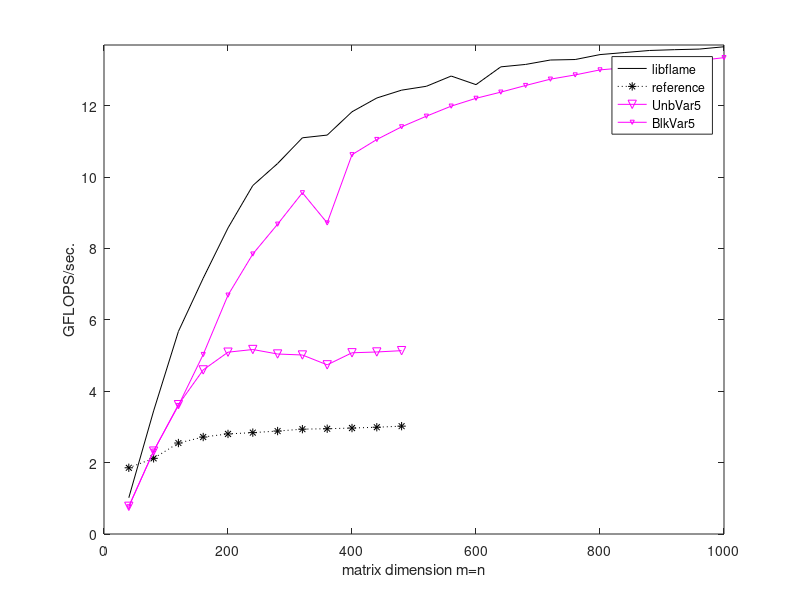

MATLAB code for this plot: (Note: this script raises an error after producing the figure.)
% number of repeats:% 2
% enter max GFLOPS:% 11.200000
% enter nb_alg:% 128
% enter nfirst, nlast, ninc, nlast_unb:% 40 1000 40 500
data_REF( 1, 1:2 ) = [ 40 1.855072e+00 ];
data_FLAME( 1, 1:2 ) = [ 40 1.015873e+00 ];
data_unb_var1( 1, 1:3 ) = [ 40 1.939394e+00  0.000000e+00];
data_blk_var1( 1, 1:3 ) = [ 40 1.939394e+00  0.000000e+00];
data_unb_var2( 1, 1:3 ) = [ 40 1.939394e+00  0.000000e+00];
data_blk_var2( 1, 1:3 ) = [ 40 1.855072e+00  0.000000e+00];
data_unb_var3( 1, 1:3 ) = [ 40 1.939394e+00  0.000000e+00];
data_blk_var3( 1, 1:3 ) = [ 40 1.855072e+00  0.000000e+00];
data_unb_var4( 1, 1:3 ) = [ 40 1.939394e+00  0.000000e+00];
data_blk_var4( 1, 1:3 ) = [ 40 1.939394e+00  0.000000e+00];
data_unb_var5( 1, 1:3 ) = [ 40 7.757576e-01  1.110223e-16];
data_blk_var5( 1, 1:3 ) = [ 40 7.619048e-01  1.110223e-16];

data_REF( 2, 1:2 ) = [ 80 2.120083e+00 ];
data_FLAME( 2, 1:2 ) = [ 80 3.447811e+00 ];
data_unb_var1( 2, 1:3 ) = [ 80 2.306306e+00  0.000000e+00];
data_blk_var1( 2, 1:3 ) = [ 80 2.290828e+00  0.000000e+00];
data_unb_var2( 2, 1:3 ) = [ 80 2.290828e+00  0.000000e+00];
data_blk_var2( 2, 1:3 ) = [ 80 2.290828e+00  0.000000e+00];
data_unb_var3( 2, 1:3 ) = [ 80 2.290828e+00  0.000000e+00];
data_blk_var3( 2, 1:3 ) = [ 80 2.306306e+00  0.000000e+00];
data_unb_var4( 2, 1:3 ) = [ 80 2.290828e+00  0.000000e+00];
data_blk_var4( 2, 1:3 ) = [ 80 2.290828e+00  0.000000e+00];
data_unb_var5( 2, 1:3 ) = [ 80 2.321995e+00  2.220446e-16];
data_blk_var5( 2, 1:3 ) = [ 80 2.321995e+00  2.220446e-16];

data_REF( 3, 1:2 ) = [ 120 2.548673e+00 ];
data_FLAME( 3, 1:2 ) = [ 120 5.674877e+00 ];
data_unb_var1( 3, 1:3 ) = [ 120 2.548673e+00  0.000000e+00];
data_blk_var1( 3, 1:3 ) = [ 120 2.548673e+00  0.000000e+00];
data_unb_var2( 3, 1:3 ) = [ 120 2.548673e+00  0.000000e+00];
data_blk_var2( 3, 1:3 ) = [ 120 2.548673e+00  0.000000e+00];
data_unb_var3( 3, 1:3 ) = [ 120 2.554324e+00  0.000000e+00];
data_blk_var3( 3, 1:3 ) = [ 120 2.548673e+00  0.000000e+00];
data_unb_var4( 3, 1:3 ) = [ 120 2.482759e+00  0.000000e+00];
data_blk_var4( 3, 1:3 ) = [ 120 2.482759e+00  0.000000e+00];
data_unb_var5( 3, 1:3 ) = [ 120 3.622642e+00  2.220446e-16];
data_blk_var5( 3, 1:3 ) = [ 120 3.600000e+00  2.220446e-16];

data_REF( 4, 1:2 ) = [ 160 2.717081e+00 ];
data_FLAME( 4, 1:2 ) = [ 160 7.167104e+00 ];
data_unb_var1( 4, 1:3 ) = [ 160 2.719788e+00  0.000000e+00];
data_blk_var1( 4, 1:3 ) = [ 160 2.719788e+00  0.000000e+00];
data_unb_var2( 4, 1:3 ) = [ 160 2.719788e+00  0.000000e+00];
data_blk_var2( 4, 1:3 ) = [ 160 2.719788e+00  0.000000e+00];
data_unb_var3( 4, 1:3 ) = [ 160 2.719788e+00  0.000000e+00];
data_blk_var3( 4, 1:3 ) = [ 160 2.719788e+00  0.000000e+00];
data_unb_var4( 4, 1:3 ) = [ 160 2.719788e+00  0.000000e+00];
data_blk_var4( 4, 1:3 ) = [ 160 2.648561e+00  0.000000e+00];
data_unb_var5( 4, 1:3 ) = [ 160 4.597082e+00  2.220446e-16];
data_blk_var5( 4, 1:3 ) = [ 160 5.028852e+00  1.705303e-13];

data_REF( 5, 1:2 ) = [ 200 2.804066e+00 ];
data_FLAME( 5, 1:2 ) = [ 200 8.574491e+00 ];
data_unb_var1( 5, 1:3 ) = [ 200 2.729444e+00  0.000000e+00];
data_blk_var1( 5, 1:3 ) = [ 200 2.802592e+00  0.000000e+00];
data_unb_var2( 5, 1:3 ) = [ 200 2.767687e+00  0.000000e+00];
data_blk_var2( 5, 1:3 ) = [ 200 2.728048e+00  0.000000e+00];
data_unb_var3( 5, 1:3 ) = [ 200 2.802592e+00  0.000000e+00];
data_blk_var3( 5, 1:3 ) = [ 200 2.769124e+00  0.000000e+00];
data_unb_var4( 5, 1:3 ) = [ 200 2.802592e+00  0.000000e+00];
data_blk_var4( 5, 1:3 ) = [ 200 2.801120e+00  0.000000e+00];
data_unb_var5( 5, 1:3 ) = [ 200 5.093919e+00  2.220446e-16];
data_blk_var5( 5, 1:3 ) = [ 200 6.691761e+00  2.557954e-13];

data_REF( 6, 1:2 ) = [ 240 2.840062e+00 ];
data_FLAME( 6, 1:2 ) = [ 240 9.762712e+00 ];
data_unb_var1( 6, 1:3 ) = [ 240 2.841813e+00  0.000000e+00];
data_blk_var1( 6, 1:3 ) = [ 240 2.840062e+00  0.000000e+00];
data_unb_var2( 6, 1:3 ) = [ 240 2.858561e+00  0.000000e+00];
data_blk_var2( 6, 1:3 ) = [ 240 2.853251e+00  0.000000e+00];
data_unb_var3( 6, 1:3 ) = [ 240 2.708199e+00  0.000000e+00];
data_blk_var3( 6, 1:3 ) = [ 240 2.858561e+00  0.000000e+00];
data_unb_var4( 6, 1:3 ) = [ 240 2.855903e+00  0.000000e+00];
data_blk_var4( 6, 1:3 ) = [ 240 2.855903e+00  0.000000e+00];
data_unb_var5( 6, 1:3 ) = [ 240 5.168817e+00  4.440892e-16];
data_blk_var5( 6, 1:3 ) = [ 240 7.843404e+00  2.273737e-13];

data_REF( 7, 1:2 ) = [ 280 2.884246e+00 ];
data_FLAME( 7, 1:2 ) = [ 280 1.037920e+01 ];
data_unb_var1( 7, 1:3 ) = [ 280 2.888801e+00  0.000000e+00];
data_blk_var1( 7, 1:3 ) = [ 280 2.876876e+00  0.000000e+00];
data_unb_var2( 7, 1:3 ) = [ 280 2.858892e+00  0.000000e+00];
data_blk_var2( 7, 1:3 ) = [ 280 2.853874e+00  0.000000e+00];
data_unb_var3( 7, 1:3 ) = [ 280 2.811115e+00  0.000000e+00];
data_blk_var3( 7, 1:3 ) = [ 280 2.861687e+00  0.000000e+00];
data_unb_var4( 7, 1:3 ) = [ 280 2.874051e+00  0.000000e+00];
data_blk_var4( 7, 1:3 ) = [ 280 2.872359e+00  0.000000e+00];
data_unb_var5( 7, 1:3 ) = [ 280 5.042959e+00  3.330669e-16];
data_blk_var5( 7, 1:3 ) = [ 280 8.680111e+00  5.684342e-13];

data_REF( 8, 1:2 ) = [ 320 2.937385e+00 ];
data_FLAME( 8, 1:2 ) = [ 320 1.110027e+01 ];
data_unb_var1( 8, 1:3 ) = [ 320 2.938571e+00  0.000000e+00];
data_blk_var1( 8, 1:3 ) = [ 320 2.915821e+00  0.000000e+00];
data_unb_var2( 8, 1:3 ) = [ 320 2.920109e+00  0.000000e+00];
data_blk_var2( 8, 1:3 ) = [ 320 2.914654e+00  0.000000e+00];
data_unb_var3( 8, 1:3 ) = [ 320 2.913488e+00  0.000000e+00];
data_blk_var3( 8, 1:3 ) = [ 320 2.910771e+00  0.000000e+00];
data_unb_var4( 8, 1:3 ) = [ 320 2.899566e+00  0.000000e+00];
data_blk_var4( 8, 1:3 ) = [ 320 2.909995e+00  0.000000e+00];
data_unb_var5( 8, 1:3 ) = [ 320 5.014998e+00  2.220446e-16];
data_blk_var5( 8, 1:3 ) = [ 320 9.560321e+00  5.115908e-13];

data_REF( 9, 1:2 ) = [ 360 2.949085e+00 ];
data_FLAME( 9, 1:2 ) = [ 360 1.117643e+01 ];
data_unb_var1( 9, 1:3 ) = [ 360 2.858035e+00  0.000000e+00];
data_blk_var1( 9, 1:3 ) = [ 360 2.791349e+00  0.000000e+00];
data_unb_var2( 9, 1:3 ) = [ 360 2.774171e+00  0.000000e+00];
data_blk_var2( 9, 1:3 ) = [ 360 1.979004e+00  0.000000e+00];
data_unb_var3( 9, 1:3 ) = [ 360 2.802162e+00  0.000000e+00];
data_blk_var3( 9, 1:3 ) = [ 360 2.910997e+00  0.000000e+00];
data_unb_var4( 9, 1:3 ) = [ 360 2.787846e+00  0.000000e+00];
data_blk_var4( 9, 1:3 ) = [ 360 2.017775e+00  0.000000e+00];
data_unb_var5( 9, 1:3 ) = [ 360 4.739296e+00  2.220446e-16];
data_blk_var5( 9, 1:3 ) = [ 360 8.715046e+00  7.958079e-13];

data_REF( 10, 1:2 ) = [ 400 2.968529e+00 ];
data_FLAME( 10, 1:2 ) = [ 400 1.182885e+01 ];
data_unb_var1( 10, 1:3 ) = [ 400 2.955779e+00  0.000000e+00];
data_blk_var1( 10, 1:3 ) = [ 400 2.985562e+00  0.000000e+00];
data_unb_var2( 10, 1:3 ) = [ 400 2.974531e+00  0.000000e+00];
data_blk_var2( 10, 1:3 ) = [ 400 2.980765e+00  0.000000e+00];
data_unb_var3( 10, 1:3 ) = [ 400 2.959059e+00  0.000000e+00];
data_blk_var3( 10, 1:3 ) = [ 400 2.972044e+00  0.000000e+00];
data_unb_var4( 10, 1:3 ) = [ 400 2.982223e+00  0.000000e+00];
data_blk_var4( 10, 1:3 ) = [ 400 2.983266e+00  0.000000e+00];
data_unb_var5( 10, 1:3 ) = [ 400 5.076947e+00  3.330669e-16];
data_blk_var5( 10, 1:3 ) = [ 400 1.062682e+01  8.526513e-13];

data_REF( 11, 1:2 ) = [ 440 2.991431e+00 ];
data_FLAME( 11, 1:2 ) = [ 440 1.221539e+01 ];
data_unb_var1( 11, 1:3 ) = [ 440 3.001075e+00  0.000000e+00];
data_blk_var1( 11, 1:3 ) = [ 440 2.988598e+00  0.000000e+00];
data_unb_var2( 11, 1:3 ) = [ 440 2.988598e+00  0.000000e+00];
data_blk_var2( 11, 1:3 ) = [ 440 2.990171e+00  0.000000e+00];
data_unb_var3( 11, 1:3 ) = [ 440 2.977473e+00  0.000000e+00];
data_blk_var3( 11, 1:3 ) = [ 440 2.979191e+00  0.000000e+00];
data_unb_var4( 11, 1:3 ) = [ 440 2.996799e+00  0.000000e+00];
data_blk_var4( 11, 1:3 ) = [ 440 2.990014e+00  0.000000e+00];
data_unb_var5( 11, 1:3 ) = [ 440 5.099617e+00  4.440892e-16];
data_blk_var5( 11, 1:3 ) = [ 440 1.105281e+01  9.663381e-13];

data_REF( 12, 1:2 ) = [ 480 3.021639e+00 ];
data_FLAME( 12, 1:2 ) = [ 480 1.243515e+01 ];
data_unb_var1( 12, 1:3 ) = [ 480 3.025359e+00  0.000000e+00];
data_blk_var1( 12, 1:3 ) = [ 480 3.026353e+00  0.000000e+00];
data_unb_var2( 12, 1:3 ) = [ 480 3.029710e+00  0.000000e+00];
data_blk_var2( 12, 1:3 ) = [ 480 3.022135e+00  0.000000e+00];
data_unb_var3( 12, 1:3 ) = [ 480 3.026104e+00  0.000000e+00];
data_blk_var3( 12, 1:3 ) = [ 480 3.026353e+00  0.000000e+00];
data_unb_var4( 12, 1:3 ) = [ 480 3.029461e+00  0.000000e+00];
data_blk_var4( 12, 1:3 ) = [ 480 3.029710e+00  0.000000e+00];
data_unb_var5( 12, 1:3 ) = [ 480 5.136766e+00  3.330669e-16];
data_blk_var5( 12, 1:3 ) = [ 480 1.140771e+01  9.094947e-13];

data_FLAME( 13, 1:2 ) = [ 520 1.254365e+01 ];
data_blk_var1( 13, 1:3 ) = [ 520 3.026171e+00  5.210171e+02];
data_blk_var2( 13, 1:3 ) = [ 520 3.032338e+00  5.210171e+02];
data_blk_var3( 13, 1:3 ) = [ 520 3.030280e+00  5.210171e+02];
data_blk_var4( 13, 1:3 ) = [ 520 3.031161e+00  5.210171e+02];
data_blk_var5( 13, 1:3 ) = [ 520 1.170563e+01  5.210171e+02];

data_FLAME( 14, 1:2 ) = [ 560 1.283039e+01 ];
data_blk_var1( 14, 1:3 ) = [ 560 3.044370e+00  5.609837e+02];
data_blk_var2( 14, 1:3 ) = [ 560 3.046112e+00  5.609837e+02];
data_blk_var3( 14, 1:3 ) = [ 560 3.038365e+00  5.609837e+02];
data_blk_var4( 14, 1:3 ) = [ 560 3.045716e+00  5.609837e+02];
data_blk_var5( 14, 1:3 ) = [ 560 1.198703e+01  5.609837e+02];

data_FLAME( 15, 1:2 ) = [ 600 1.258961e+01 ];
data_blk_var1( 15, 1:3 ) = [ 600 3.032856e+00  6.010056e+02];
data_blk_var2( 15, 1:3 ) = [ 600 3.037847e+00  6.010056e+02];
data_blk_var3( 15, 1:3 ) = [ 600 3.038488e+00  6.010056e+02];
data_blk_var4( 15, 1:3 ) = [ 600 3.022543e+00  6.010056e+02];
data_blk_var5( 15, 1:3 ) = [ 600 1.220649e+01  6.010056e+02];

data_FLAME( 16, 1:2 ) = [ 640 1.308790e+01 ];
data_blk_var1( 16, 1:3 ) = [ 640 3.068003e+00  6.410072e+02];
data_blk_var2( 16, 1:3 ) = [ 640 3.066765e+00  6.410072e+02];
data_blk_var3( 16, 1:3 ) = [ 640 3.063325e+00  6.410072e+02];
data_blk_var4( 16, 1:3 ) = [ 640 3.064076e+00  6.410072e+02];
data_blk_var5( 16, 1:3 ) = [ 640 1.237959e+01  6.410072e+02];

data_FLAME( 17, 1:2 ) = [ 680 1.315560e+01 ];
data_blk_var1( 17, 1:3 ) = [ 680 3.046955e+00  6.810125e+02];
data_blk_var2( 17, 1:3 ) = [ 680 3.032014e+00  6.810125e+02];
data_blk_var3( 17, 1:3 ) = [ 680 3.043283e+00  6.810125e+02];
data_blk_var4( 17, 1:3 ) = [ 680 3.048151e+00  6.810125e+02];
data_blk_var5( 17, 1:3 ) = [ 680 1.256572e+01  6.810125e+02];

data_FLAME( 18, 1:2 ) = [ 720 1.327954e+01 ];
data_blk_var1( 18, 1:3 ) = [ 720 3.054315e+00  7.210002e+02];
data_blk_var2( 18, 1:3 ) = [ 720 3.047097e+00  7.210002e+02];
data_blk_var3( 18, 1:3 ) = [ 720 3.050384e+00  7.210002e+02];
data_blk_var4( 18, 1:3 ) = [ 720 3.052479e+00  7.210002e+02];
data_blk_var5( 18, 1:3 ) = [ 720 1.274297e+01  7.210002e+02];

data_FLAME( 19, 1:2 ) = [ 760 1.329324e+01 ];
data_blk_var1( 19, 1:3 ) = [ 760 3.051528e+00  7.610212e+02];
data_blk_var2( 19, 1:3 ) = [ 760 3.055223e+00  7.610212e+02];
data_blk_var3( 19, 1:3 ) = [ 760 3.054107e+00  7.610212e+02];
data_blk_var4( 19, 1:3 ) = [ 760 3.048032e+00  7.610212e+02];
data_blk_var5( 19, 1:3 ) = [ 760 1.286207e+01  7.610212e+02];

data_FLAME( 20, 1:2 ) = [ 800 1.343145e+01 ];
data_blk_var1( 20, 1:3 ) = [ 800 3.065299e+00  8.010214e+02];
data_blk_var2( 20, 1:3 ) = [ 800 3.065795e+00  8.010214e+02];
data_blk_var3( 20, 1:3 ) = [ 800 3.061945e+00  8.010214e+02];
data_blk_var4( 20, 1:3 ) = [ 800 3.062906e+00  8.010214e+02];
data_blk_var5( 20, 1:3 ) = [ 800 1.300317e+01  8.010214e+02];

data_FLAME( 21, 1:2 ) = [ 840 1.348955e+01 ];
data_blk_var1( 21, 1:3 ) = [ 840 3.050372e+00  8.410005e+02];
data_blk_var2( 21, 1:3 ) = [ 840 3.045693e+00  8.410005e+02];
data_blk_var3( 21, 1:3 ) = [ 840 3.038947e+00  8.410005e+02];
data_blk_var4( 21, 1:3 ) = [ 840 3.039344e+00  8.410005e+02];
data_blk_var5( 21, 1:3 ) = [ 840 1.306235e+01  8.410005e+02];

data_FLAME( 22, 1:2 ) = [ 880 1.354667e+01 ];
data_blk_var1( 22, 1:3 ) = [ 880 3.058617e+00  8.810103e+02];
data_blk_var2( 22, 1:3 ) = [ 880 3.055819e+00  8.810103e+02];
data_blk_var3( 22, 1:3 ) = [ 880 3.053539e+00  8.810103e+02];
data_blk_var4( 22, 1:3 ) = [ 880 3.056744e+00  8.810103e+02];
data_blk_var5( 22, 1:3 ) = [ 880 1.314378e+01  8.810103e+02];

data_FLAME( 23, 1:2 ) = [ 920 1.356907e+01 ];
data_blk_var1( 23, 1:3 ) = [ 920 3.001540e+00  9.210076e+02];
data_blk_var2( 23, 1:3 ) = [ 920 2.991749e+00  9.210076e+02];
data_blk_var3( 23, 1:3 ) = [ 920 3.007487e+00  9.210076e+02];
data_blk_var4( 23, 1:3 ) = [ 920 3.008202e+00  9.210076e+02];
data_blk_var5( 23, 1:3 ) = [ 920 1.324164e+01  9.210076e+02];

data_FLAME( 24, 1:2 ) = [ 960 1.358541e+01 ];
data_blk_var1( 24, 1:3 ) = [ 960 2.979933e+00  9.610127e+02];
data_blk_var2( 24, 1:3 ) = [ 960 2.977736e+00  9.610127e+02];
data_blk_var3( 24, 1:3 ) = [ 960 2.980113e+00  9.610127e+02];
data_blk_var4( 24, 1:3 ) = [ 960 2.981424e+00  9.610127e+02];
data_blk_var5( 24, 1:3 ) = [ 960 1.326341e+01  9.610127e+02];

data_FLAME( 25, 1:2 ) = [ 1000 1.365057e+01 ];
data_blk_var1( 25, 1:3 ) = [ 1000 2.870075e+00  1.001006e+03];
data_blk_var2( 25, 1:3 ) = [ 1000 2.865338e+00  1.001006e+03];
data_blk_var3( 25, 1:3 ) = [ 1000 2.866040e+00  1.001006e+03];
data_blk_var4( 25, 1:3 ) = [ 1000 2.865806e+00  1.001006e+03];
data_blk_var5( 25, 1:3 ) = [ 1000 1.334588e+01  1.001006e+03];

close all
plot( data_FLAME( :,1 ), data_FLAME( :, 2 ), '-k;libflame;' ); 
hold on
plot( data_REF( :,1 ), data_REF( :, 2 ), ':k*;reference;' ); 
plot( data_unb_var5( :,1 ), data_unb_var5( :, 2 ), "-mv;UnbVar5;" ); 
plot( data_blk_var5( :,1 ), data_blk_var5( :, 2 ), "-mv;BlkVar5;", "markersize", 3  ); 
hold off 
xlabel( 'matrix dimension m=n' );
ylabel( 'GFLOPS/sec.' );
axis( [ 0 1000 0 13.7 ] ); 
legend( 2 ); 
 print -landscape -solid -color -deps -F:24 LU.eps
